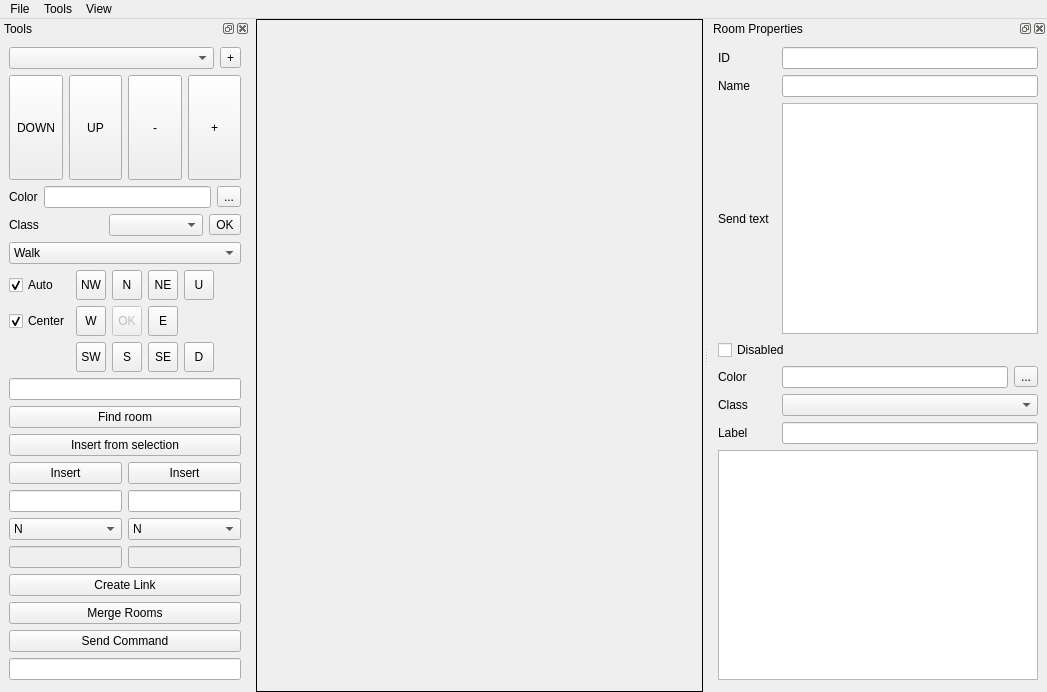
<?xml version="1.0" encoding="UTF-8"?>
<ui version="4.0">
 <class>MainWindow</class>
 <widget class="QMainWindow" name="MainWindow">
  <property name="geometry">
   <rect>
    <x>0</x>
    <y>0</y>
    <width>1047</width>
    <height>692</height>
   </rect>
  </property>
  <property name="windowTitle">
   <string>tf-mapper by thornag</string>
  </property>
  <property name="windowIcon">
   <iconset resource="icons.qrc">
    <normaloff>:/img/hychsohn.gif</normaloff>:/img/hychsohn.gif</iconset>
  </property>
  <widget class="QWidget" name="uiComponentCentralWidget">
   <layout class="QHBoxLayout" name="horizontalLayout">
    <property name="margin">
     <number>0</number>
    </property>
    <item>
     <widget class="QFrame" name="uiMapViewFrame">
      <property name="sizePolicy">
       <sizepolicy hsizetype="Expanding" vsizetype="Expanding">
        <horstretch>0</horstretch>
        <verstretch>0</verstretch>
       </sizepolicy>
      </property>
      <property name="maximumSize">
       <size>
        <width>16777215</width>
        <height>16777215</height>
       </size>
      </property>
      <property name="frameShape">
       <enum>QFrame::Box</enum>
      </property>
      <property name="frameShadow">
       <enum>QFrame::Plain</enum>
      </property>
     </widget>
    </item>
   </layout>
  </widget>
  <widget class="QMenuBar" name="menuBar">
   <property name="geometry">
    <rect>
     <x>0</x>
     <y>0</y>
     <width>1047</width>
     <height>22</height>
    </rect>
   </property>
   <widget class="QMenu" name="menuFile">
    <property name="title">
     <string>File</string>
    </property>
    <widget class="QMenu" name="menuImport">
     <property name="title">
      <string>Import...</string>
     </property>
     <addaction name="actionImportCMUD"/>
    </widget>
    <addaction name="menuActionNew"/>
    <addaction name="menuActionOpen"/>
    <addaction name="menuActionSave"/>
    <addaction name="menuActionSaveAs"/>
    <addaction name="menuImport"/>
    <addaction name="separator"/>
    <addaction name="menuActionQuit"/>
    <addaction name="separator"/>
    <addaction name="actionPreferences"/>
    <addaction name="actionAbout"/>
   </widget>
   <widget class="QMenu" name="menuView">
    <property name="title">
     <string>View</string>
    </property>
    <addaction name="menuActionKepOnTop"/>
    <addaction name="separator"/>
    <addaction name="menuActionEnableAntialiasing"/>
    <addaction name="separator"/>
    <addaction name="menuActionShowColors"/>
    <addaction name="menuActionShowClasses"/>
    <addaction name="separator"/>
   </widget>
   <widget class="QMenu" name="menuTools">
    <property name="title">
     <string>Tools</string>
    </property>
    <addaction name="actionRenameZone"/>
   </widget>
   <addaction name="menuFile"/>
   <addaction name="menuTools"/>
   <addaction name="menuView"/>
  </widget>
  <widget class="QDockWidget" name="uiComponentToolsPanel">
   <property name="sizePolicy">
    <sizepolicy hsizetype="Fixed" vsizetype="MinimumExpanding">
     <horstretch>0</horstretch>
     <verstretch>0</verstretch>
    </sizepolicy>
   </property>
   <property name="minimumSize">
    <size>
     <width>250</width>
     <height>670</height>
    </size>
   </property>
   <property name="maximumSize">
    <size>
     <width>250</width>
     <height>670</height>
    </size>
   </property>
   <property name="features">
    <set>QDockWidget::AllDockWidgetFeatures</set>
   </property>
   <property name="allowedAreas">
    <set>Qt::LeftDockWidgetArea|Qt::RightDockWidgetArea</set>
   </property>
   <property name="windowTitle">
    <string>Tools</string>
   </property>
   <attribute name="dockWidgetArea">
    <number>1</number>
   </attribute>
   <widget class="QWidget" name="uiComponentToolsPanelContentWidget">
    <layout class="QGridLayout" name="gridLayout_2">
     <item row="21" column="2">
      <layout class="QGridLayout" name="gridLayout">
       <item row="0" column="0" rowspan="2" colspan="2">
        <widget class="QLineEdit" name="roomIdDisplay">
         <property name="text">
          <string/>
         </property>
         <property name="dragEnabled">
          <bool>true</bool>
         </property>
         <property name="readOnly">
          <bool>false</bool>
         </property>
        </widget>
       </item>
       <item row="7" column="0">
        <widget class="QLineEdit" name="manualLinkCustomLinkLeft">
         <property name="enabled">
          <bool>false</bool>
         </property>
        </widget>
       </item>
       <item row="7" column="1">
        <widget class="QLineEdit" name="manualLinkCustomLinkRight">
         <property name="enabled">
          <bool>false</bool>
         </property>
        </widget>
       </item>
       <item row="4" column="1">
        <widget class="QPushButton" name="manualLinkRoomRightInsert">
         <property name="text">
          <string>Insert</string>
         </property>
        </widget>
       </item>
       <item row="4" column="0">
        <widget class="QPushButton" name="manualLinkRoomLeftInsert">
         <property name="text">
          <string>Insert</string>
         </property>
        </widget>
       </item>
       <item row="6" column="0">
        <widget class="QComboBox" name="manualLinkLinkLeft">
         <item>
          <property name="text">
           <string>N</string>
          </property>
         </item>
         <item>
          <property name="text">
           <string>NE</string>
          </property>
         </item>
         <item>
          <property name="text">
           <string>E</string>
          </property>
         </item>
         <item>
          <property name="text">
           <string>SE</string>
          </property>
         </item>
         <item>
          <property name="text">
           <string>S</string>
          </property>
         </item>
         <item>
          <property name="text">
           <string>SW</string>
          </property>
         </item>
         <item>
          <property name="text">
           <string>W</string>
          </property>
         </item>
         <item>
          <property name="text">
           <string>NW</string>
          </property>
         </item>
         <item>
          <property name="text">
           <string>U</string>
          </property>
         </item>
         <item>
          <property name="text">
           <string>D</string>
          </property>
         </item>
         <item>
          <property name="text">
           <string>Custom</string>
          </property>
         </item>
        </widget>
       </item>
       <item row="8" column="0" colspan="2">
        <widget class="QPushButton" name="manualLinkExecute">
         <property name="text">
          <string>Create Link</string>
         </property>
        </widget>
       </item>
       <item row="6" column="1">
        <widget class="QComboBox" name="manualLinkLinkRight">
         <item>
          <property name="text">
           <string>N</string>
          </property>
         </item>
         <item>
          <property name="text">
           <string>NE</string>
          </property>
         </item>
         <item>
          <property name="text">
           <string>E</string>
          </property>
         </item>
         <item>
          <property name="text">
           <string>SE</string>
          </property>
         </item>
         <item>
          <property name="text">
           <string>S</string>
          </property>
         </item>
         <item>
          <property name="text">
           <string>SW</string>
          </property>
         </item>
         <item>
          <property name="text">
           <string>W</string>
          </property>
         </item>
         <item>
          <property name="text">
           <string>NW</string>
          </property>
         </item>
         <item>
          <property name="text">
           <string>U</string>
          </property>
         </item>
         <item>
          <property name="text">
           <string>D</string>
          </property>
         </item>
         <item>
          <property name="text">
           <string>Custom</string>
          </property>
         </item>
        </widget>
       </item>
       <item row="3" column="0" colspan="2">
        <widget class="QPushButton" name="manualLinkInsertFromSelection">
         <property name="text">
          <string>Insert from selection</string>
         </property>
        </widget>
       </item>
       <item row="5" column="1">
        <widget class="QLineEdit" name="manualLinkRoomRight"/>
       </item>
       <item row="2" column="0" colspan="2">
        <widget class="QPushButton" name="manualLookupRoom">
         <property name="text">
          <string>Find room</string>
         </property>
        </widget>
       </item>
       <item row="5" column="0">
        <widget class="QLineEdit" name="manualLinkRoomLeft"/>
       </item>
       <item row="9" column="0" colspan="2">
        <widget class="QPushButton" name="manualMergeExecute">
         <property name="text">
          <string>Merge Rooms</string>
         </property>
        </widget>
       </item>
       <item row="10" column="0" colspan="2">
        <widget class="QPushButton" name="commandTrigger">
         <property name="text">
          <string>Send Command</string>
         </property>
        </widget>
       </item>
       <item row="11" column="0" colspan="2">
        <widget class="QLineEdit" name="commandInput"/>
       </item>
      </layout>
     </item>
     <item row="2" column="2">
      <layout class="QGridLayout" name="gridLayout_4">
       <item row="0" column="3">
        <widget class="QToolButton" name="zoomIn">
         <property name="sizePolicy">
          <sizepolicy hsizetype="Expanding" vsizetype="Expanding">
           <horstretch>0</horstretch>
           <verstretch>0</verstretch>
          </sizepolicy>
         </property>
         <property name="text">
          <string>+</string>
         </property>
        </widget>
       </item>
       <item row="0" column="2">
        <widget class="QToolButton" name="zoomOut">
         <property name="sizePolicy">
          <sizepolicy hsizetype="Expanding" vsizetype="Expanding">
           <horstretch>0</horstretch>
           <verstretch>0</verstretch>
          </sizepolicy>
         </property>
         <property name="text">
          <string>-</string>
         </property>
        </widget>
       </item>
       <item row="0" column="0">
        <widget class="QToolButton" name="goLevelDown">
         <property name="sizePolicy">
          <sizepolicy hsizetype="Expanding" vsizetype="Expanding">
           <horstretch>0</horstretch>
           <verstretch>0</verstretch>
          </sizepolicy>
         </property>
         <property name="text">
          <string>DOWN</string>
         </property>
        </widget>
       </item>
       <item row="0" column="1">
        <widget class="QToolButton" name="goLevelUp">
         <property name="sizePolicy">
          <sizepolicy hsizetype="Expanding" vsizetype="Expanding">
           <horstretch>0</horstretch>
           <verstretch>0</verstretch>
          </sizepolicy>
         </property>
         <property name="text">
          <string>UP</string>
         </property>
        </widget>
       </item>
      </layout>
     </item>
     <item row="15" column="2">
      <layout class="QGridLayout" name="compassButtonsGridLayout">
       <item row="0" column="2">
        <widget class="QToolButton" name="compassN">
         <property name="minimumSize">
          <size>
           <width>30</width>
           <height>30</height>
          </size>
         </property>
         <property name="maximumSize">
          <size>
           <width>30</width>
           <height>30</height>
          </size>
         </property>
         <property name="text">
          <string>N</string>
         </property>
         <property name="shortcut">
          <string>8</string>
         </property>
         <attribute name="buttonGroup">
          <string notr="true">compassButtons</string>
         </attribute>
        </widget>
       </item>
       <item row="2" column="2">
        <widget class="QToolButton" name="compassS">
         <property name="minimumSize">
          <size>
           <width>30</width>
           <height>30</height>
          </size>
         </property>
         <property name="maximumSize">
          <size>
           <width>30</width>
           <height>30</height>
          </size>
         </property>
         <property name="text">
          <string>S</string>
         </property>
         <property name="shortcut">
          <string>2</string>
         </property>
         <attribute name="buttonGroup">
          <string notr="true">compassButtons</string>
         </attribute>
        </widget>
       </item>
       <item row="2" column="3">
        <widget class="QToolButton" name="compassSE">
         <property name="minimumSize">
          <size>
           <width>30</width>
           <height>30</height>
          </size>
         </property>
         <property name="maximumSize">
          <size>
           <width>30</width>
           <height>30</height>
          </size>
         </property>
         <property name="text">
          <string>SE</string>
         </property>
         <property name="shortcut">
          <string>3</string>
         </property>
         <attribute name="buttonGroup">
          <string notr="true">compassButtons</string>
         </attribute>
        </widget>
       </item>
       <item row="2" column="1">
        <widget class="QToolButton" name="compassSW">
         <property name="minimumSize">
          <size>
           <width>30</width>
           <height>30</height>
          </size>
         </property>
         <property name="maximumSize">
          <size>
           <width>30</width>
           <height>30</height>
          </size>
         </property>
         <property name="text">
          <string>SW</string>
         </property>
         <property name="shortcut">
          <string>1</string>
         </property>
         <attribute name="buttonGroup">
          <string notr="true">compassButtons</string>
         </attribute>
        </widget>
       </item>
       <item row="0" column="1">
        <widget class="QToolButton" name="compassNW">
         <property name="enabled">
          <bool>true</bool>
         </property>
         <property name="sizePolicy">
          <sizepolicy hsizetype="Fixed" vsizetype="Fixed">
           <horstretch>0</horstretch>
           <verstretch>0</verstretch>
          </sizepolicy>
         </property>
         <property name="minimumSize">
          <size>
           <width>30</width>
           <height>30</height>
          </size>
         </property>
         <property name="maximumSize">
          <size>
           <width>30</width>
           <height>30</height>
          </size>
         </property>
         <property name="text">
          <string>NW</string>
         </property>
         <property name="shortcut">
          <string>7</string>
         </property>
         <attribute name="buttonGroup">
          <string notr="true">compassButtons</string>
         </attribute>
        </widget>
       </item>
       <item row="0" column="3">
        <widget class="QToolButton" name="compassNE">
         <property name="minimumSize">
          <size>
           <width>30</width>
           <height>30</height>
          </size>
         </property>
         <property name="maximumSize">
          <size>
           <width>30</width>
           <height>30</height>
          </size>
         </property>
         <property name="text">
          <string>NE</string>
         </property>
         <property name="shortcut">
          <string>9</string>
         </property>
         <attribute name="buttonGroup">
          <string notr="true">compassButtons</string>
         </attribute>
        </widget>
       </item>
       <item row="1" column="3">
        <widget class="QToolButton" name="compassE">
         <property name="minimumSize">
          <size>
           <width>30</width>
           <height>30</height>
          </size>
         </property>
         <property name="maximumSize">
          <size>
           <width>30</width>
           <height>30</height>
          </size>
         </property>
         <property name="text">
          <string>E</string>
         </property>
         <property name="shortcut">
          <string>6</string>
         </property>
         <attribute name="buttonGroup">
          <string notr="true">compassButtons</string>
         </attribute>
        </widget>
       </item>
       <item row="1" column="1">
        <widget class="QToolButton" name="compassW">
         <property name="minimumSize">
          <size>
           <width>30</width>
           <height>30</height>
          </size>
         </property>
         <property name="maximumSize">
          <size>
           <width>30</width>
           <height>30</height>
          </size>
         </property>
         <property name="text">
          <string>W</string>
         </property>
         <property name="shortcut">
          <string>4</string>
         </property>
         <attribute name="buttonGroup">
          <string notr="true">compassButtons</string>
         </attribute>
        </widget>
       </item>
       <item row="1" column="4">
        <spacer name="compassSpacerRight">
         <property name="orientation">
          <enum>Qt::Horizontal</enum>
         </property>
         <property name="sizeHint" stdset="0">
          <size>
           <width>40</width>
           <height>17</height>
          </size>
         </property>
        </spacer>
       </item>
       <item row="1" column="2">
        <widget class="QToolButton" name="compassPlace">
         <property name="enabled">
          <bool>false</bool>
         </property>
         <property name="minimumSize">
          <size>
           <width>30</width>
           <height>30</height>
          </size>
         </property>
         <property name="maximumSize">
          <size>
           <width>30</width>
           <height>30</height>
          </size>
         </property>
         <property name="text">
          <string>OK</string>
         </property>
         <property name="shortcut">
          <string>5</string>
         </property>
        </widget>
       </item>
       <item row="0" column="4">
        <widget class="QToolButton" name="compassU">
         <property name="minimumSize">
          <size>
           <width>30</width>
           <height>30</height>
          </size>
         </property>
         <property name="maximumSize">
          <size>
           <width>30</width>
           <height>30</height>
          </size>
         </property>
         <property name="text">
          <string>U</string>
         </property>
         <property name="shortcut">
          <string>.</string>
         </property>
        </widget>
       </item>
       <item row="2" column="4">
        <widget class="QToolButton" name="compassD">
         <property name="minimumSize">
          <size>
           <width>30</width>
           <height>30</height>
          </size>
         </property>
         <property name="maximumSize">
          <size>
           <width>30</width>
           <height>30</height>
          </size>
         </property>
         <property name="text">
          <string>D</string>
         </property>
         <property name="shortcut">
          <string>0</string>
         </property>
        </widget>
       </item>
       <item row="0" column="0">
        <widget class="QCheckBox" name="autoPlacement">
         <property name="text">
          <string>Auto</string>
         </property>
         <property name="checked">
          <bool>true</bool>
         </property>
        </widget>
       </item>
       <item row="1" column="0">
        <widget class="QCheckBox" name="centerOnMove">
         <property name="text">
          <string>Center</string>
         </property>
         <property name="checked">
          <bool>true</bool>
         </property>
        </widget>
       </item>
      </layout>
     </item>
     <item row="8" column="2">
      <layout class="QHBoxLayout" name="horizontalLayout_2">
       <item>
        <widget class="QLabel" name="label_8">
         <property name="text">
          <string>Color</string>
         </property>
        </widget>
       </item>
       <item>
        <widget class="QLineEdit" name="uiCreationColor"/>
       </item>
       <item>
        <widget class="QToolButton" name="uiCreationColorPicker">
         <property name="text">
          <string>...</string>
         </property>
        </widget>
       </item>
      </layout>
     </item>
     <item row="13" column="2">
      <widget class="QComboBox" name="walkerModeSelector">
       <item>
        <property name="text">
         <string>Walk</string>
        </property>
       </item>
       <item>
        <property name="text">
         <string>Create</string>
        </property>
       </item>
      </widget>
     </item>
     <item row="9" column="2">
      <layout class="QHBoxLayout" name="horizontalLayout_3">
       <item>
        <widget class="QLabel" name="label_9">
         <property name="text">
          <string>Class</string>
         </property>
        </widget>
       </item>
       <item>
        <widget class="QComboBox" name="uiCreationClass">
         <property name="sizeAdjustPolicy">
          <enum>QComboBox::AdjustToContentsOnFirstShow</enum>
         </property>
        </widget>
       </item>
       <item>
        <widget class="QToolButton" name="uiCreationClassApply">
         <property name="text">
          <string>OK</string>
         </property>
        </widget>
       </item>
      </layout>
     </item>
     <item row="1" column="2">
      <layout class="QGridLayout" name="gridLayout_5">
       <item row="0" column="0">
        <widget class="QComboBox" name="selectZone"/>
       </item>
       <item row="0" column="1">
        <widget class="QToolButton" name="addZoneButton">
         <property name="text">
          <string>+</string>
         </property>
        </widget>
       </item>
      </layout>
     </item>
    </layout>
   </widget>
  </widget>
  <widget class="QDockWidget" name="uiComponentPropertiesPanel">
   <property name="enabled">
    <bool>true</bool>
   </property>
   <property name="sizePolicy">
    <sizepolicy hsizetype="Ignored" vsizetype="MinimumExpanding">
     <horstretch>0</horstretch>
     <verstretch>0</verstretch>
    </sizepolicy>
   </property>
   <property name="minimumSize">
    <size>
     <width>250</width>
     <height>600</height>
    </size>
   </property>
   <property name="maximumSize">
    <size>
     <width>500</width>
     <height>670</height>
    </size>
   </property>
   <property name="features">
    <set>QDockWidget::DockWidgetClosable|QDockWidget::DockWidgetFloatable</set>
   </property>
   <property name="allowedAreas">
    <set>Qt::RightDockWidgetArea</set>
   </property>
   <property name="windowTitle">
    <string>Room Properties</string>
   </property>
   <attribute name="dockWidgetArea">
    <number>2</number>
   </attribute>
   <widget class="QWidget" name="uiComponentPropertiesPanel_2">
    <layout class="QGridLayout" name="gridLayout_3">
     <item row="7" column="0" colspan="4">
      <widget class="QTableView" name="uiPropertiesExits"/>
     </item>
     <item row="2" column="0">
      <widget class="QLabel" name="label_5">
       <property name="text">
        <string>Send text</string>
       </property>
      </widget>
     </item>
     <item row="4" column="3">
      <widget class="QToolButton" name="uiPropertiesColorPicker">
       <property name="text">
        <string>...</string>
       </property>
      </widget>
     </item>
     <item row="5" column="0">
      <widget class="QLabel" name="label_10">
       <property name="text">
        <string>Class</string>
       </property>
      </widget>
     </item>
     <item row="0" column="0">
      <widget class="QLabel" name="label_3">
       <property name="text">
        <string>ID</string>
       </property>
      </widget>
     </item>
     <item row="5" column="2" colspan="2">
      <widget class="QComboBox" name="uiPropertiesClass">
       <property name="sizeAdjustPolicy">
        <enum>QComboBox::AdjustToContentsOnFirstShow</enum>
       </property>
      </widget>
     </item>
     <item row="4" column="2">
      <widget class="QLineEdit" name="uiPropertiesColor"/>
     </item>
     <item row="1" column="0">
      <widget class="QLabel" name="label_4">
       <property name="text">
        <string>Name</string>
       </property>
      </widget>
     </item>
     <item row="1" column="2" colspan="2">
      <widget class="QLineEdit" name="uiPropertiesRoomName"/>
     </item>
     <item row="0" column="2" colspan="2">
      <widget class="QLineEdit" name="uiPropertiesRoomId"/>
     </item>
     <item row="2" column="2" colspan="2">
      <widget class="QPlainTextEdit" name="uiPropertiesCommands"/>
     </item>
     <item row="4" column="0">
      <widget class="QLabel" name="label_6">
       <property name="text">
        <string>Color</string>
       </property>
      </widget>
     </item>
     <item row="6" column="0">
      <widget class="QLabel" name="label_11">
       <property name="text">
        <string>Label</string>
       </property>
      </widget>
     </item>
     <item row="6" column="2" colspan="2">
      <widget class="QLineEdit" name="uiPropertiesLabel"/>
     </item>
     <item row="3" column="0" colspan="4">
      <widget class="QCheckBox" name="uiPropertiesDisabled">
       <property name="text">
        <string>Disabled</string>
       </property>
      </widget>
     </item>
    </layout>
   </widget>
  </widget>
  <action name="menuActionNew">
   <property name="text">
    <string>New</string>
   </property>
   <property name="shortcut">
    <string>Ctrl+N</string>
   </property>
  </action>
  <action name="menuActionOpen">
   <property name="text">
    <string>Open</string>
   </property>
   <property name="shortcut">
    <string>Ctrl+O</string>
   </property>
  </action>
  <action name="menuActionSave">
   <property name="text">
    <string>Save</string>
   </property>
   <property name="shortcut">
    <string>Ctrl+S</string>
   </property>
  </action>
  <action name="menuActionSaveAs">
   <property name="text">
    <string>Save As</string>
   </property>
   <property name="shortcut">
    <string>Ctrl+Shift+S</string>
   </property>
  </action>
  <action name="menuActionQuit">
   <property name="text">
    <string>Quit</string>
   </property>
   <property name="menuRole">
    <enum>QAction::QuitRole</enum>
   </property>
  </action>
  <action name="menuActionShowToolsPanel">
   <property name="checkable">
    <bool>true</bool>
   </property>
   <property name="checked">
    <bool>true</bool>
   </property>
   <property name="text">
    <string>Tools Panel</string>
   </property>
   <property name="shortcut">
    <string>Ctrl+T</string>
   </property>
  </action>
  <action name="menuActionKepOnTop">
   <property name="checkable">
    <bool>true</bool>
   </property>
   <property name="text">
    <string>Always on top</string>
   </property>
   <property name="shortcut">
    <string>Ctrl+[</string>
   </property>
  </action>
  <action name="menuActionShowPropertiesPanel">
   <property name="checkable">
    <bool>true</bool>
   </property>
   <property name="checked">
    <bool>true</bool>
   </property>
   <property name="text">
    <string>Properties panel</string>
   </property>
   <property name="shortcut">
    <string>Ctrl+P</string>
   </property>
  </action>
  <action name="menuActionEnableAntialiasing">
   <property name="checkable">
    <bool>true</bool>
   </property>
   <property name="checked">
    <bool>true</bool>
   </property>
   <property name="text">
    <string>Antialiasing</string>
   </property>
   <property name="shortcut">
    <string>Ctrl+]</string>
   </property>
  </action>
  <action name="menuActionShowColors">
   <property name="checkable">
    <bool>true</bool>
   </property>
   <property name="checked">
    <bool>true</bool>
   </property>
   <property name="text">
    <string>Show colors</string>
   </property>
  </action>
  <action name="menuActionShowClasses">
   <property name="checkable">
    <bool>true</bool>
   </property>
   <property name="checked">
    <bool>true</bool>
   </property>
   <property name="text">
    <string>Show classes</string>
   </property>
  </action>
  <action name="actionPreferences">
   <property name="text">
    <string>Preferences</string>
   </property>
   <property name="menuRole">
    <enum>QAction::PreferencesRole</enum>
   </property>
  </action>
  <action name="actionAbout">
   <property name="text">
    <string>About</string>
   </property>
   <property name="menuRole">
    <enum>QAction::AboutRole</enum>
   </property>
  </action>
  <action name="actionImportCMUD">
   <property name="text">
    <string>CMUD.dbm</string>
   </property>
  </action>
  <action name="actionEnableCreation">
   <property name="checkable">
    <bool>true</bool>
   </property>
   <property name="checked">
    <bool>false</bool>
   </property>
   <property name="text">
    <string>Enable creation</string>
   </property>
  </action>
  <action name="actionRenameZone">
   <property name="text">
    <string>Rename zone</string>
   </property>
  </action>
 </widget>
 <tabstops>
  <tabstop>selectZone</tabstop>
  <tabstop>addZoneButton</tabstop>
  <tabstop>goLevelDown</tabstop>
  <tabstop>goLevelUp</tabstop>
  <tabstop>zoomOut</tabstop>
  <tabstop>zoomIn</tabstop>
  <tabstop>uiCreationColor</tabstop>
  <tabstop>uiCreationColorPicker</tabstop>
  <tabstop>uiCreationClass</tabstop>
  <tabstop>uiCreationClassApply</tabstop>
  <tabstop>walkerModeSelector</tabstop>
  <tabstop>autoPlacement</tabstop>
  <tabstop>centerOnMove</tabstop>
  <tabstop>compassNW</tabstop>
  <tabstop>compassN</tabstop>
  <tabstop>compassNE</tabstop>
  <tabstop>compassW</tabstop>
  <tabstop>compassPlace</tabstop>
  <tabstop>compassE</tabstop>
  <tabstop>compassSW</tabstop>
  <tabstop>compassS</tabstop>
  <tabstop>compassSE</tabstop>
  <tabstop>compassU</tabstop>
  <tabstop>compassD</tabstop>
  <tabstop>roomIdDisplay</tabstop>
  <tabstop>manualLookupRoom</tabstop>
  <tabstop>manualLinkInsertFromSelection</tabstop>
  <tabstop>manualLinkRoomLeftInsert</tabstop>
  <tabstop>manualLinkRoomLeft</tabstop>
  <tabstop>manualLinkLinkLeft</tabstop>
  <tabstop>manualLinkCustomLinkLeft</tabstop>
  <tabstop>manualLinkRoomRightInsert</tabstop>
  <tabstop>manualLinkRoomRight</tabstop>
  <tabstop>manualLinkLinkRight</tabstop>
  <tabstop>manualLinkCustomLinkRight</tabstop>
  <tabstop>manualLinkExecute</tabstop>
  <tabstop>manualMergeExecute</tabstop>
  <tabstop>commandInput</tabstop>
  <tabstop>commandTrigger</tabstop>
  <tabstop>uiPropertiesRoomId</tabstop>
  <tabstop>uiPropertiesRoomName</tabstop>
  <tabstop>uiPropertiesCommands</tabstop>
  <tabstop>uiPropertiesDisabled</tabstop>
  <tabstop>uiPropertiesColor</tabstop>
  <tabstop>uiPropertiesColorPicker</tabstop>
  <tabstop>uiPropertiesClass</tabstop>
  <tabstop>uiPropertiesLabel</tabstop>
  <tabstop>uiPropertiesExits</tabstop>
 </tabstops>
 <resources>
  <include location="icons.qrc"/>
 </resources>
 <connections>
  <connection>
   <sender>menuActionShowToolsPanel</sender>
   <signal>toggled(bool)</signal>
   <receiver>uiComponentToolsPanel</receiver>
   <slot>setVisible(bool)</slot>
   <hints>
    <hint type="sourcelabel">
     <x>-1</x>
     <y>-1</y>
    </hint>
    <hint type="destinationlabel">
     <x>124</x>
     <y>220</y>
    </hint>
   </hints>
  </connection>
  <connection>
   <sender>menuActionQuit</sender>
   <signal>triggered()</signal>
   <receiver>MainWindow</receiver>
   <slot>close()</slot>
   <hints>
    <hint type="sourcelabel">
     <x>-1</x>
     <y>-1</y>
    </hint>
    <hint type="destinationlabel">
     <x>362</x>
     <y>210</y>
    </hint>
   </hints>
  </connection>
  <connection>
   <sender>autoPlacement</sender>
   <signal>toggled(bool)</signal>
   <receiver>compassPlace</receiver>
   <slot>setDisabled(bool)</slot>
   <hints>
    <hint type="sourcelabel">
     <x>78</x>
     <y>226</y>
    </hint>
    <hint type="destinationlabel">
     <x>149</x>
     <y>271</y>
    </hint>
   </hints>
  </connection>
  <connection>
   <sender>menuActionKepOnTop</sender>
   <signal>triggered(bool)</signal>
   <receiver>MainWindow</receiver>
   <slot>setKeepOnTop(bool)</slot>
   <hints>
    <hint type="sourcelabel">
     <x>-1</x>
     <y>-1</y>
    </hint>
    <hint type="destinationlabel">
     <x>433</x>
     <y>263</y>
    </hint>
   </hints>
  </connection>
  <connection>
   <sender>menuActionShowPropertiesPanel</sender>
   <signal>toggled(bool)</signal>
   <receiver>uiComponentPropertiesPanel</receiver>
   <slot>setVisible(bool)</slot>
   <hints>
    <hint type="sourcelabel">
     <x>-1</x>
     <y>-1</y>
    </hint>
    <hint type="destinationlabel">
     <x>894</x>
     <y>458</y>
    </hint>
   </hints>
  </connection>
 </connections>
 <slots>
  <slot>setKeepOnTop(bool)</slot>
 </slots>
 <buttongroups>
  <buttongroup name="compassButtons"/>
 </buttongroups>
</ui>
